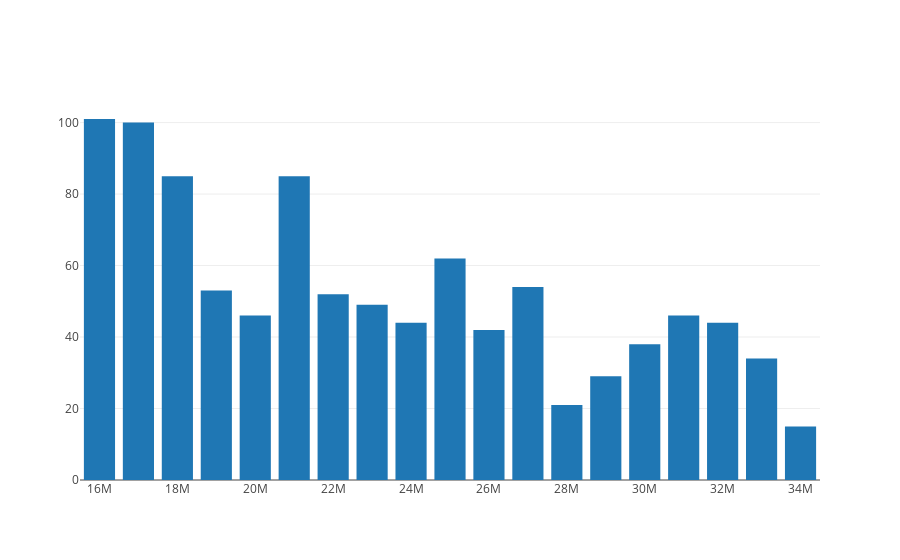

Notebook code cell kept with this figure:
### Code cell
import plotly.offline as py
import plotly.figure_factory as ff
import plotly.graph_objs as go
from plotly.offline import get_plotlyjs, init_notebook_mode

pandasHistogramDF = oskar.histogram(df,"start",1000000).toPandas()

init_notebook_mode(connected = True)

data = [go.Bar(x = pandasHistogramDF["start"], y = pandasHistogramDF["count"])]
py.iplot(data)

### Figure 1 — Plotly figure (JSON) as saved in the notebook; plotly's stock layout.template omitted (floating-point values rounded to 4 significant figures)
{"data": [{"type": "bar", "uid": "f89b8c2d-443e-42ca-90b7-b2555e911f9d", "x": [16000000, 17000000, 18000000, 19000000, 20000000, 21000000, 22000000, 23000000, 24000000, 25000000, 26000000, 27000000, 28000000, 29000000, 30000000, 31000000, 32000000, 33000000, 34000000], "y": [101, 100, 85, 53, 46, 85, 52, 49, 44, 62, 42, 54, 21, 29, 38, 46, 44, 34, 15]}], "layout": {"autosize": true, "xaxis": {"autorange": true, "range": [15500000, 34500000], "type": "linear"}, "yaxis": {"autorange": true, "range": [0, 106.3], "type": "linear"}}}
